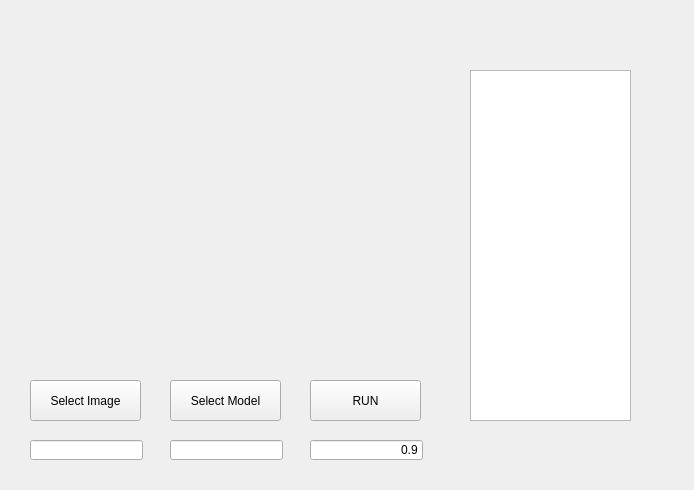
<?xml version="1.0" encoding="UTF-8"?>
<ui version="4.0">
 <class>Form</class>
 <widget class="QWidget" name="Form">
  <property name="geometry">
   <rect>
    <x>0</x>
    <y>0</y>
    <width>694</width>
    <height>490</height>
   </rect>
  </property>
  <property name="windowTitle">
   <string>Form</string>
  </property>
  <widget class="QPushButton" name="imgBt">
   <property name="geometry">
    <rect>
     <x>30</x>
     <y>380</y>
     <width>111</width>
     <height>41</height>
    </rect>
   </property>
   <property name="text">
    <string>Select Image</string>
   </property>
  </widget>
  <widget class="QLineEdit" name="imgName">
   <property name="geometry">
    <rect>
     <x>30</x>
     <y>440</y>
     <width>113</width>
     <height>20</height>
    </rect>
   </property>
  </widget>
  <widget class="QTextEdit" name="dcText">
   <property name="geometry">
    <rect>
     <x>470</x>
     <y>70</y>
     <width>161</width>
     <height>351</height>
    </rect>
   </property>
  </widget>
  <widget class="QPushButton" name="gtBt">
   <property name="geometry">
    <rect>
     <x>170</x>
     <y>380</y>
     <width>111</width>
     <height>41</height>
    </rect>
   </property>
   <property name="text">
    <string>Select Model</string>
   </property>
  </widget>
  <widget class="QPushButton" name="runBt">
   <property name="geometry">
    <rect>
     <x>310</x>
     <y>380</y>
     <width>111</width>
     <height>41</height>
    </rect>
   </property>
   <property name="text">
    <string>RUN</string>
   </property>
  </widget>
  <widget class="QLineEdit" name="maskName">
   <property name="geometry">
    <rect>
     <x>170</x>
     <y>440</y>
     <width>113</width>
     <height>20</height>
    </rect>
   </property>
  </widget>
  <widget class="QLineEdit" name="threshold">
   <property name="geometry">
    <rect>
     <x>310</x>
     <y>440</y>
     <width>113</width>
     <height>20</height>
    </rect>
   </property>
   <property name="text">
    <string>0.9</string>
   </property>
   <property name="alignment">
    <set>Qt::AlignRight|Qt::AlignTrailing|Qt::AlignVCenter</set>
   </property>
  </widget>
 </widget>
 <resources/>
 <connections/>
</ui>
